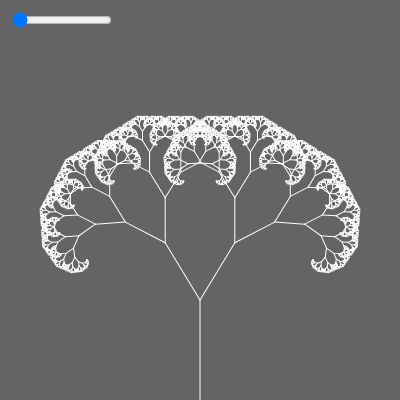
Frame 1 (no input)
Frame 60 (no input): identical to frame 1, image omitted
Frame 120 (the mouse pressed at the canvas centre since frame 60): identical to frame 1, image omitted

The p5.js sketch that drew this single still picture (run headless with seeded random() and noise() and a simulated clock; from frame 60 on, the mouse is pressed at the canvas centre):

// p5.js sketch
// ── sketch.js

let branchLength = 100;

function setup() {
  createCanvas(400, 400);

  slider = createSlider(1, branchLength, 1);
  slider.position(10, 10);
  slider.style('width', '100px');
}

function draw() {
  background(100);

  translate(200, height)
  stroke(255);

  branch(branchLength);
}

function branch(len) {

  line(0, 0, 0, -len);
  translate(0, -len);
  if (len > slider.value()) {
    push();
    rotate(TWO_PI / 0.92);
    branch(len * 0.67)
    pop();
    push();
    rotate(-TWO_PI / 0.92);
    branch(len * 0.67)
    pop();
  }
}
